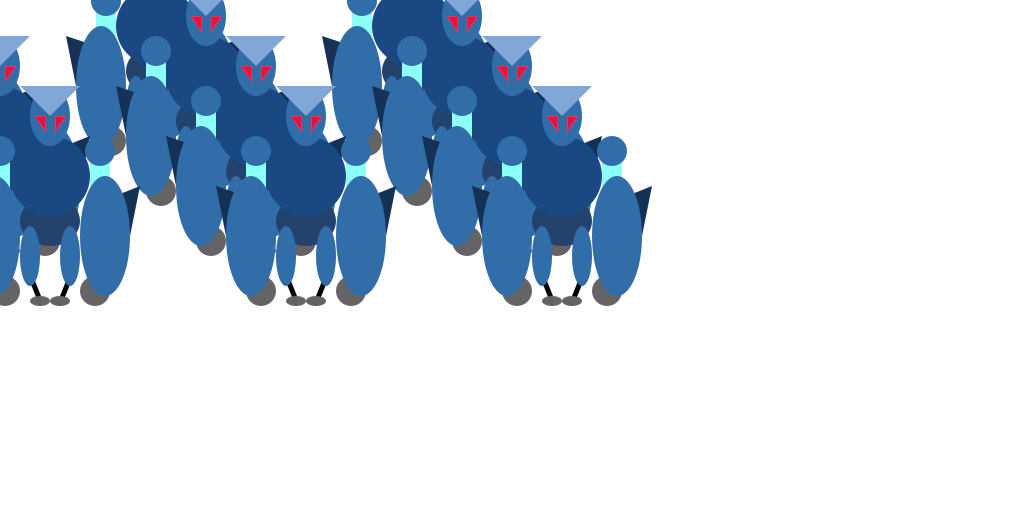
Frame 1 (no input)
Frame 60 (the mouse pressed at the canvas centre just before this capture): identical to frame 1, image omitted
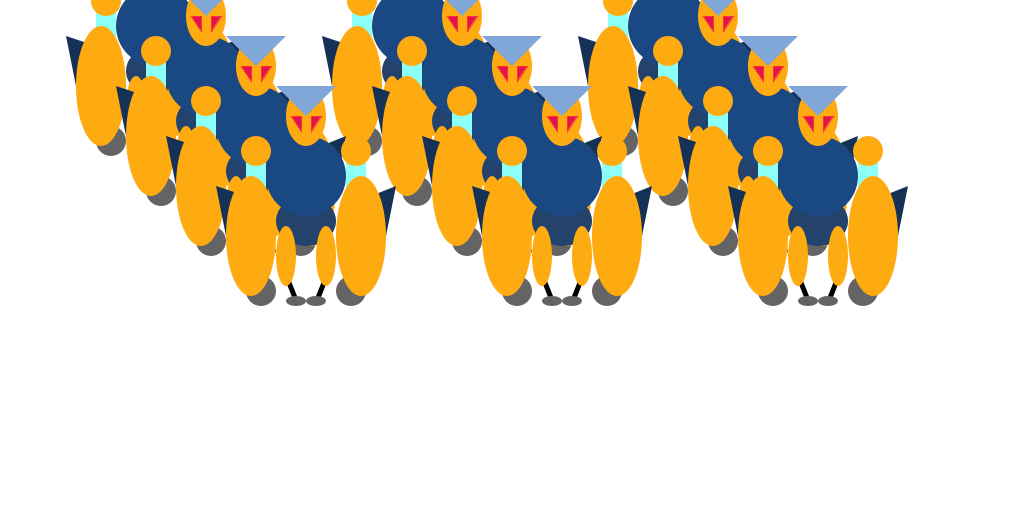
Frame 120 (the mouse held since frame 60 and released just before this capture)

The Processing sketch that drew these frames (run headless with seeded random() and noise(); from frame 60 on, the mouse is pressed at the canvas centre):

// Processing sketch: processing_72672
// ── processing_72672.pde

// creature's local origin
int localX = 256;
int localY = 256;

float x = localX;
float y = localY;


color darkBlue1 = color (35,67,108);
color darkBlue2 = color (25,72,131);
color darkBlue3 = color (21,49,85);
color lightBlue1 = color (140,255,247);
color lightBlue2 = color (129,167,216);
//color medBlue1 = color (53,110,165);
float mBR1 = 53;
float mBG1 = 110;
float mBB1 = 165;

float scaleVal = 0;

float factor = constrain(mouseX/10,0,5);

//replace
//fill(medBlueR,MedBlueG,medBlueB);

color medGrey1 = color (100);
color lightRed1 = color (224,18,73);
color lightRed2 = color (255,46,64);
color black1 = color (0);


void setup() {
  size( 1024, 512 );        // size of the window
  smooth();                // antialiasing 
}



void draw_creature(int localX,int localY) {


smooth();
noStroke();
fill(darkBlue1);
//torso
ellipseMode(CORNERS);

ellipse(localX-30,localY-110,localX+30,localY-60);
fill(darkBlue2);

ellipse(localX-40,localY-170,localX+40,localY-90);
rectMode(CORNERS);
fill(lightBlue1);

rect(localX-40,localY-160,localX-60,localY-110);

rect(localX+40,localY-160,localX+60,localY-110);

fill(mBR1,mBG1,mBB1);

ellipse(localX-65,localY-170,localX-35,localY-140);

ellipse(localX+35,localY-170,localX+65,localY-140);

ellipse(localX-20,localY-220,localX+20,localY-160);

fill(lightBlue2);

triangle(localX-30,localY-220,localX,localY-190,localX+30,localY-220);
//hands
fill(medGrey1);
ellipse(localX-60,localY-30,localX-30,localY);
ellipse(localX+30,localY-30,localX+60,localY);
//legs and feet
stroke(black1);
strokeWeight(5);
line(localX-20,localY-30,localX-10,localY-5);
line(localX+20,localY-30,localX+10,localY-5);
noStroke();
ellipse(localX-20,localY-10, localX,localY);
ellipse(localX,localY-10,localX+20,localY);

//arms and hands
fill(darkBlue3);
triangle(localX-90,localY-120,localX-60,localY-110,localX-80,localY-70);
triangle(localX+65,localY-110,localX+90,localY-120,localX+80,localY-70);
fill(mBR1,mBG1,mBB1);
ellipse(localX-80,localY-130,localX-30,localY-10);
ellipse(localX+30,localY-130,localX+80,localY-10);

//moar legs
ellipse(localX-30,localY-80,localX-10,localY-20);
ellipse(localX+10,localY-80,localX+30,localY-20);

//eyes
strokeWeight(1);
fill(lightRed1);
stroke(lightRed2);
triangle(localX-15,localY-190,localX-5,localY-175,localX-5,localY-190);
triangle(localX+5,localY-190,localX+5,localY-175,localX+15,localY-190);
}

void draw() {
  background( 255 );       // white background
  
//Follow mouse on left click
if(mousePressed==true){
    localX = mouseX;
    localY = mouseY;
   //scale (.6);
    mBR1 = constrain (mBR1, 53,250);
    mBG1 = constrain (mBG1, 110,170);
    mBB1 = constrain (mBB1, 20,165); 
    mBR1 = mBR1 + 4;
    mBG1 = mBG1 +1;
    mBB1 = mBB1 -3;
    
} 

else if(mousePressed==false){
localX = localX;
localY = localY;
    mBR1 = constrain (mBR1, 53,250);
    mBG1 = constrain (mBG1, 110,170);
    mBB1 = constrain (mBB1, 20,165); 
    mBR1 = mBR1 -4;
    mBG1 = mBG1 -1;
    mBB1 = mBB1 +3;

}

if(keyPressed){
  if(key == 'b') {
    scale (scaleVal);
    scaleVal = random(1,9)/10;
 // float localX=random (0,100);
 // float localY=random (0,100);
 // localX = int(localX);
  //localX = constrain (localX, 512,512);
  //localY = constrain (localY, 512,512); 
  }
}

for ( int j=-100; j<100; j+=50 ) {
    for ( int i=-256; i<=256; i+=256 ) {
      draw_creature( localX-i+j, localY+j );
    }
}
}
